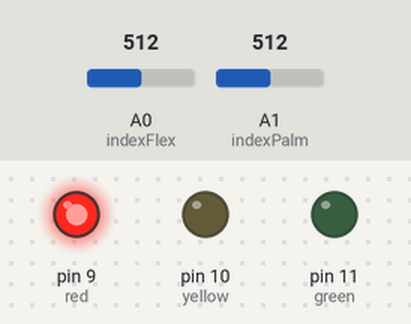
Recording of a sketch running on a simulated Arduino Uno, built with avr-gcc and run on an emulated ATmega328P. Parts: output pins drawn as LEDs (lit = HIGH). The test bench sets the inputs (shaded band); at power-on: A1 (indexPalm) = 512, A0 (indexFlex) = 512. What the sketch prints to the serial monitor is not drawn.

Above: at 1.2 s.
1.3 s: A1 (indexPalm) set to 783
4.3 s: A1 (indexPalm) set to 816
At 5.3 s:
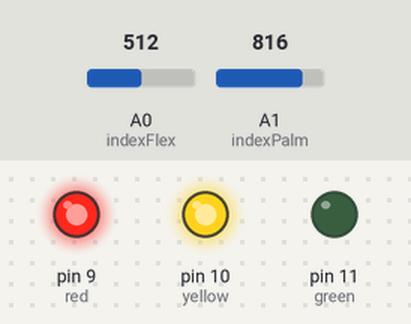
5.8 s: A0 (indexFlex) set to 900
At 6.6 s:
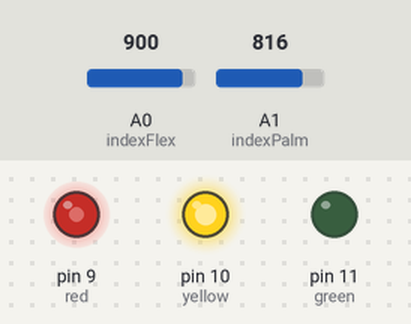
7.4 s: A0 (indexFlex) set to 1023
At 8.7 s:
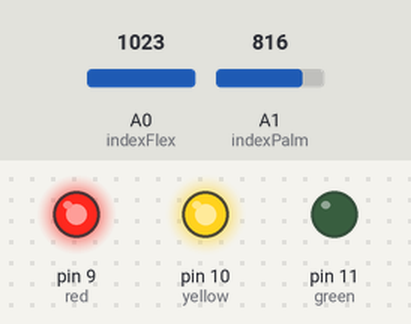
9.0 s: A1 (indexPalm) set to 790
At 9.9 s:
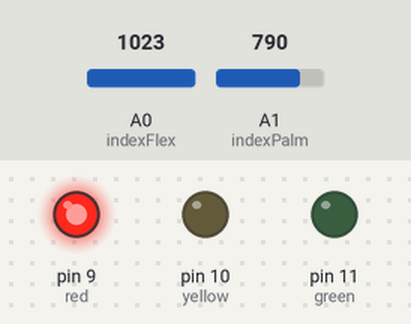
10.5 s: A0 (indexFlex) set to 890
At 11.6 s:
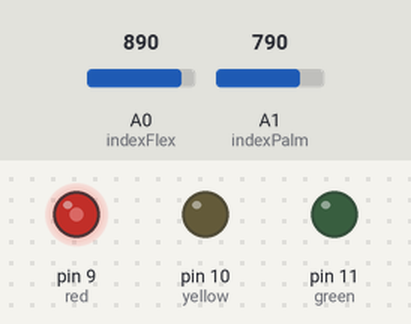
Timing chart, 0 to 13.1 s (numbered marks = the images above; inputs shaded):
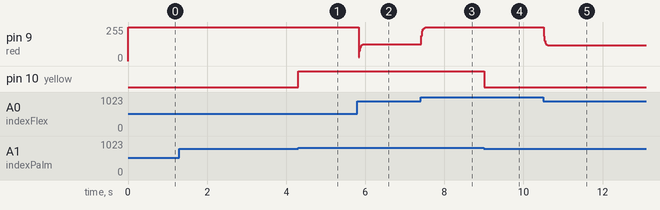

Measured:
- the behaviour switches between 799 and 800 on A1 (indexPalm) (found by bisection; images 0 and 1)
- after the input at 1.3 s, every drawn part: stays the same
- after the input at 4.3 s, pin 10 (yellow): LOW → HIGH at once
- after the input at 5.8 s, pin 9 (red): 255/255 → 127/255 at once
- after the input at 7.4 s, pin 9 (red): 127/255 → 253/255 at once
- after the input at 9.0 s, pin 10 (yellow): HIGH → LOW at once
- after the input at 10.5 s, pin 9 (red): 253/255 → 118/255 at once

The sketch:

Technical_Prototype_Kenny.ino
```cpp
int indexFlex = A0; // analog input pin location of the flex sensor for the index finger
int indexPalm = A1;
int flexVal = 0;
int palmVal;
int red = 9; // pin location for
int yellow = 10; // the LEDs
int green = 11;
int lightVal;

void setup() {
  Serial.begin(9600);
  pinMode(green, OUTPUT);
  pinMode(yellow, OUTPUT);
}

void loop() {

  // read in flex sensor
  flexVal = (flexVal + analogRead(indexFlex)) / 2; // moving average
//  Serial.print("Flex Value: ");
 // Serial.println(flexVal);
  lightVal = map(flexVal, 775, 1023, 0, 255);
  analogWrite(red,lightVal);

  // read in finger placement
  palmVal = analogRead(indexPalm);
 // Serial.print(" | Palm Value: ");
//  Serial.println(palmVal);
  if(palmVal < 800) // open finger
  {
    digitalWrite(yellow, LOW);
    digitalWrite(green, LOW);
    Serial.print("0:");
  }
  if(palmVal >= 800 && palmVal < 900) // cat paw
  {
    digitalWrite(yellow, HIGH);
    digitalWrite(green, LOW);
    Serial.print("2:");
  }
  if(palmVal >= 900 )
  {
    digitalWrite(yellow, LOW);
    digitalWrite(green, HIGH);
    Serial.print("1:");
  }
  Serial.print("-");
  delay(20);
}
```
